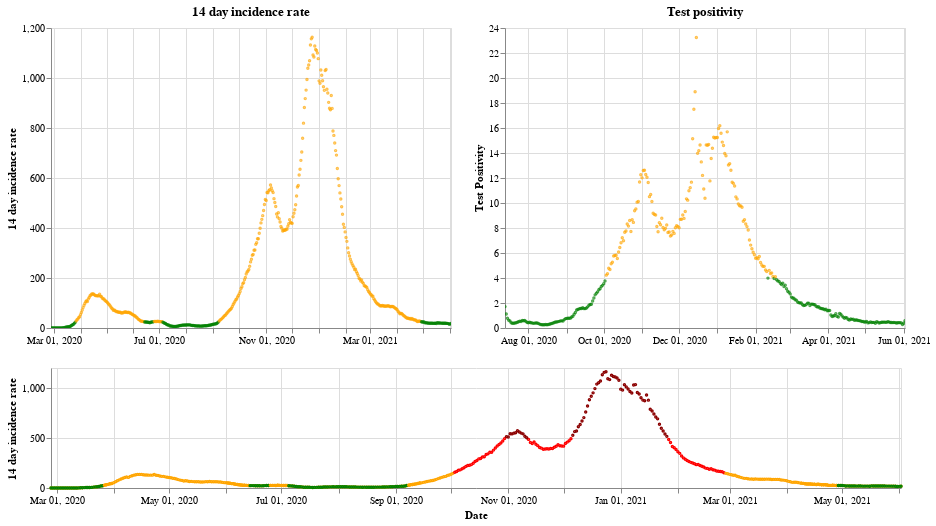

Write notebook code for a chart like this one.
### Markdown cell above
## Wales

### Code cell
plot_traffic_light('Wales')

### Figure 1 — Vega-Lite specification as saved in the notebook (floating-point values rounded to 4 significant figures; data arrays with more than 128 entries replaced by an {"elided": "..."} marker saying what was removed)
{"config": {"view": {"continuousWidth": 400, "continuousHeight": 300}}, "vconcat": [{"hconcat": [{"mark": {"type": "point", "size": 2}, "encoding": {"color": {"condition": {"value": "green", "test": "(datum.twoWeeklyCasesRate <= 25)"}, "value": "orange"}, "tooltip": [{"type": "nominal", "field": "areaName"}, {"type": "temporal", "field": "date"}, {"type": "quantitative", "field": "twoWeeklyCasesRate"}, {"type": "quantitative", "field": "testPositivity"}], "x": {"type": "temporal", "axis": {"title": ""}, "field": "date", "scale": {"domain": {"selection": "DateBrush"}}, "timeUnit": "yearmonthdate"}, "y": {"type": "quantitative", "axis": {"title": "14 day incidence rate"}, "field": "twoWeeklyCasesRate"}}, "title": "14 day incidence rate", "width": 400}, {"mark": {"type": "point", "size": 2}, "encoding": {"color": {"condition": {"value": "green", "test": "(datum.testPositivity <= 4)"}, "value": "orange"}, "tooltip": [{"type": "nominal", "field": "areaName"}, {"type": "temporal", "field": "date"}, {"type": "quantitative", "field": "twoWeeklyCasesRate"}, {"type": "quantitative", "field": "testPositivity"}], "x": {"type": "temporal", "axis": {"title": ""}, "field": "date", "scale": {"domain": {"selection": "DateBrush"}}, "timeUnit": "yearmonthdate"}, "y": {"type": "quantitative", "axis": {"title": "Test Positivity"}, "field": "testPositivity"}}, "title": "Test positivity", "width": 400}]}, {"layer": [{"mark": {"type": "point", "size": 2}, "encoding": {"color": {"condition": {"value": "orange", "test": "((50 && datum.twoWeeklyCasesRate) < 150)"}, "value": "red"}, "opacity": {"condition": {"value": 1, "test": "((50 && datum.twoWeeklyCasesRate) < 500)"}, "value": 0}, "tooltip": [{"type": "nominal", "field": "areaName"}, {"type": "temporal", "field": "date"}, {"type": "quantitative", "field": "twoWeeklyCasesRate"}, {"type": "quantitative", "field": "testPositivity"}], "x": {"type": "temporal", "axis": {"title": "Date"}, "field": "date", "timeUnit": "yearmonthdate"}, "y": {"type": "quantitative", "axis": {"title": "14 day incidence rate"}, "field": "twoWeeklyCasesRate"}}, "selection": {"DateBrush": {"type": "interval", "encodings": ["x"], "fields": ["Time"]}}, "width": 850}, {"mark": {"type": "point", "size": 2}, "encoding": {"color": {"value": "darkred"}, "opacity": {"condition": {"value": 1, "test": "(datum.twoWeeklyCasesRate >= 500)"}, "value": 0}, "tooltip": [{"type": "nominal", "field": "areaName"}, {"type": "temporal", "field": "date"}, {"type": "quantitative", "field": "twoWeeklyCasesRate"}, {"type": "quantitative", "field": "testPositivity"}], "x": {"type": "temporal", "axis": {"title": "Date"}, "field": "date", "timeUnit": "yearmonthdate"}, "y": {"type": "quantitative", "axis": {"title": "14 day incidence rate"}, "field": "twoWeeklyCasesRate"}}, "width": 400}, {"mark": {"type": "point", "size": 2}, "encoding": {"color": {"condition": {"value": "green", "test": "((4 && datum.twoWeeklyCasesRate) < 25)"}, "value": "orange"}, "opacity": {"condition": {"value": 1, "test": "(datum.twoWeeklyCasesRate < 50)"}, "value": 0}, "tooltip": [{"type": "nominal", "field": "areaName"}, {"type": "temporal", "field": "date"}, {"type": "quantitative", "field": "twoWeeklyCasesRate"}, {"type": "quantitative", "field": "testPositivity"}], "x": {"type": "temporal", "axis": {"title": "Date"}, "field": "date", "timeUnit": "yearmonthdate"}, "y": {"type": "quantitative", "axis": {"title": "14 day incidence rate"}, "field": "twoWeeklyCasesRate"}}, "width": 400}], "height": 120, "width": 800}], "data": {"name": "data-a00d4ffc566979beb86afbf8d742d5e0"}, "$schema": "https://vega.github.io/schema/vega-lite/v4.8.1.json", "datasets": {"data-a00d4ffc566979beb86afbf8d742d5e0": {"elided": "462 records"}}}
